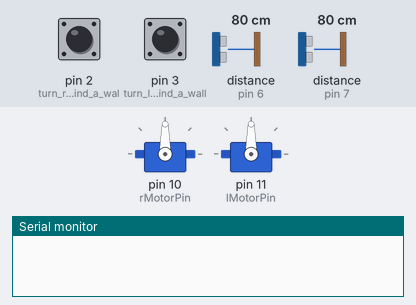
Recording of a sketch running on a simulated Arduino Uno, built with avr-gcc and run on an emulated ATmega328P. Shown: 2 × servo, the last lines printed to the serial monitor. The test bench sets the inputs (shaded band); at power-on: pin 2 (turn_right_and_find_a_wal) LOW, distance to the obstacle (sensors on pin 7, pin 6) 80 cm, pin 3 (turn_left_and_find_a_wall) LOW. The echo pulse lasts 58.3 µs per cm.

Above: at 0.8 s.
0.9 s: pin 2 (turn_right_and_find_a_wal) pulled HIGH for 0.15 s
At 2.7 s:
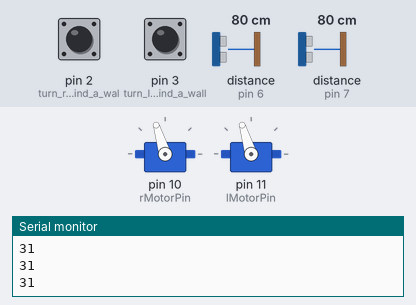
3.4 s: distance to the obstacle (sensor on pin 7) set to 18 cm
4.9 s: distance to the obstacle (sensor on pin 7) set to 14 cm
At 5.7 s:
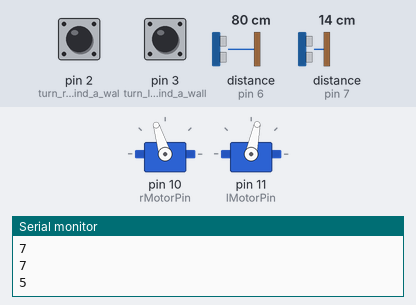
At 6.5 s:
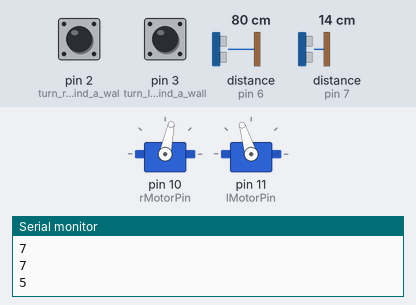
Timing chart, 0 to 8.0 s (numbered marks = the images above; inputs shaded):
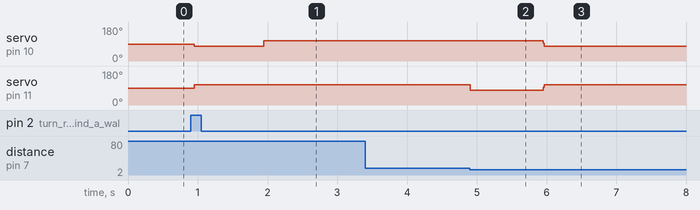

Measured:
- the behaviour switches between 16 and 15 cm on distance to the obstacle (sensor on pin 7) (found by bisection; images 1 and 2)
- after the input at 0.9 s, servo on pin 10 (rMotorPin): 90° → 78° after 0.05 s, → 107° 1.0 s later; servo on pin 11 (lMotorPin): 90° → 107° after 0.05 s
- after the input at 4.9 s, servo on pin 10 (rMotorPin): 107° → 78° after 1.1 s; servo on pin 11 (lMotorPin): 107° → 78° at once, → 107° 1.0 s later

The sketch:

swarms_AGV_v3.ino
```cpp
/*-----( Import needed libraries )-----*/
#include <Servo.h>

/*-----( Declare Constants and Pin Numbers )-----*/
#define rMotorPin 10  // Can be changed 3,5,6,9,10,11 (NOW can be any pin including A0..A5)
#define lMotorPin 11

const int rightPing = 6;
const int frontPing = 7;
const int leftPing = 8;

/*-----( Declare objects )-----*/
Servo lMotor;
Servo rMotor;

/*Declare Pins*/
int sensorPin0 = A0;//left    select the input pin for the potentiometer
int sensorPin1 = A1;//front
int sensorPin2 = A2;
double sensorValue0 = 0;  // variable to store the value coming from the sensor
double sensorValue1 = 0;
double sensorValue2 = 0;
int orientation = 0;

/*-----( Declare Variables )-----*/
int forward = 1650;
int halt = 1500;
int backward = 1350;
int leftTurnTime = 1050;
int rightTurnTime = 990;
int fourFeet = 110;
int wallDist;
int relDir = 1;

/* Declare constants */
long Linches, Rinches, Finches;
int wallsFound = 0; // true false statements
int doorFound = 0;
int leftWall = 0;
int rightWall = 0;

//initializes variables for button pressing:
int leftButton;
int rightButton;
int lastLeftButton = 0;
int lastRightButton = 0;
long lastLeftDebounce = 0;
long lastRightDebounce = 0;
long debounceDelay = 50;
int wallFind = -1; //0 if find the left wall, 1 if find the right wall.

void setup()   /****** SETUP: RUNS ONCE ******/
{
  rMotor.attach(rMotorPin);
  lMotor.attach(lMotorPin);
  pinMode(2,INPUT); //turn right and find a wall
  pinMode(3,INPUT); //turn left and find a wall
  Serial.begin(9600);
  pinMode(sensorPin0, INPUT);
  pinMode(sensorPin1, INPUT);
  pinMode(sensorPin2, INPUT);

//  finds which wall to navigate to:
  int wallFind = selectWall();
  Serial.println(wallFind);
  steerToWall(wallFind);

  doorEvaluate(wallFind);
  if(wallFind == 0){
    leftWall = Linches;
  }
  else{
    rightWall = Rinches;
  }
}

void loop()   /****** LOOP: RUNS CONSTANTLY ******/
{
//  forward4(); // goes forward 4 free //TODO recalibrate dist
//  lap4(); // goes in a counterclockwise square
    if (doorFound == 0) {hugWall();} // hugs wall
    else if (doorFound == 1) {
      findLight();
      //fTraverse(); //forward around obstacles
    }
}

//////////////////// LOOP OPTIONS ////////////////////

void fTraverse() {
  lightScan();
  LRFevaluate();

  while (wallsFound == 0) {
    LRFevaluate();
    lightScan();

    if (doorFound == 0) {hugWall();}
    if (Finches < 7) {wallsFound = 1;}
    else if (doorFound == 1) {
      driveForward();
      findLight();
    }
  }

  if (wallsFound == 1) {
    // turn left or right based on obstacle, drive until past obstacle
    goAround();
    wallsFound = 0;
  }
}

void lap4() {
  forward4();
  wait(500);
  left90();
  wait(500);
}

/*evaluates the ping sensors to determine if there is an obstacle in the way
 * or if the door has been found. Only pings left or right depending on which
 * wall it is hugging. wallFind = 0: left wall. wallFind = 1: right wall.
 */
long doorEvaluate(int wallFind){

  if(wallFind == 1){
    pinMode(rightPing, OUTPUT);
    digitalWrite(rightPing,LOW);
    delayMicroseconds(2);
    digitalWrite(rightPing,HIGH);
    delayMicroseconds(5);
    digitalWrite(rightPing,LOW);
    pinMode(rightPing,INPUT);
    Rinches = microsecondsToInches(pulseIn(rightPing,HIGH));
  }

  if(wallFind == 0){
    pinMode(leftPing, OUTPUT);
    digitalWrite(leftPing,LOW);
    delayMicroseconds(2);
    digitalWrite(leftPing,HIGH);
    delayMicroseconds(5);
    digitalWrite(leftPing,LOW);
    pinMode(leftPing,INPUT);
    Linches = microsecondsToInches(pulseIn(leftPing,HIGH));
  }

  pinMode(frontPing, OUTPUT);
  digitalWrite(frontPing,LOW);
  delayMicroseconds(2);
  digitalWrite(frontPing,HIGH);
  delayMicroseconds(5);
  digitalWrite(frontPing,LOW);
  pinMode(frontPing,INPUT);
  Finches = microsecondsToInches(pulseIn(frontPing,HIGH));
}


void hugWall() {
  doorEvaluate(wallFind);

  /* if no obstacles are in the car's path*/
  if(Finches >= 20){
    Serial.print(leftWall);
    Serial.print(' ');
    Serial.println(Linches);
    if(leftWall + 30 < Linches && doorFound == 0 && wallFind == 0){
      left90();
      doorFound = 1;
      driveForward2(4000);
    }
    if(rightWall + 30 < Rinches && doorFound == 0 && wallFind == 1){
      right90();
      doorFound = 1;
      driveForward2(4000);
    }

    driveForward();
  }
  else{
    avoidObstacle();
  }
}

//////////////////// MANEUVERS ////////////////////

void lightScan() {
  sensorValue0 = analogRead(sensorPin0);
  sensorValue1 = analogRead(sensorPin1);
  sensorValue2 = analogRead(sensorPin2);
}


void findLight(){
  lightScan();
  driveForward();
  Serial.println(sensorValue1);
  if (sensorValue0 > sensorValue1 && sensorValue0 > sensorValue2) { // if more light left
    Serial.println("Turn Left");
    left45();
    orientation = orientation - 45;
  }
  else if (sensorValue2 > sensorValue0 && sensorValue2 > sensorValue1) { // if more light right
    Serial.println("Go Right");
    right45();
    orientation = orientation + 45;
  }
  else {
    Serial.println("Go Straight");
    driveForward();
  }
}

void steerToWall(int wallFind){
  if(wallFind == 0){ // if steer to left wall
  left90();
  }
  else{
    right90();
  }
  Finches = 40;
  while(Finches > 5){ // Ping wall until closer than 7
    const int frontPing = 7;
    pinMode(frontPing, OUTPUT);
    digitalWrite(frontPing,LOW);
    delayMicroseconds(2);
    digitalWrite(frontPing,HIGH);
    delayMicroseconds(5);
    digitalWrite(frontPing,LOW);
    pinMode(frontPing,INPUT);
    Finches = microsecondsToInches(pulseIn(frontPing,HIGH));
    Serial.println(Finches);
    driveForward();
  }

  stopBot(); // stop once wall found
  if(wallFind == 0){
    right90();
  }
  else{
    left90();
  }
}

int selectWall(){
  while(wallFind == -1){
  int Lreading = digitalRead(2);
  int Rreading = digitalRead(3);
  if(Lreading != lastLeftButton){
    lastLeftDebounce = millis();
  }
  if(Rreading != lastRightButton){
    lastRightDebounce = millis();
  }
  if((millis()-lastLeftDebounce) > debounceDelay){
     if(Lreading != leftButton){
        leftButton = Lreading;
        if(leftButton = HIGH){
           wallFind = 1;
        }
     }
  }
  if((millis()-lastRightDebounce) > debounceDelay){
     if(Rreading != rightButton){
       rightButton = Rreading;
       if(rightButton = HIGH){
           wallFind = 0;
       }
     }
  }
  lastRightButton = Rreading;
  lastLeftButton = Lreading;
  }
  return wallFind;
}

void goAround() {
  stopBot();
  wallDist = Finches;
  if (Linches > Rinches) { // go left
    left90(); // turn left
    int sideStart = millis(); // begin timing width of obstacle
    while (Rinches < wallDist + 30) { // go until clear of obstacle
      driveForward();
      LRFevaluate();
    }
    wait(250); // go a little bit extra to clear the object
    int sideEnd = millis() - sideStart; // necessary traverse

    right90(); // forward traverse obstacle
    wait(200);
    driveForward();
    wait(500);
    LRFevaluate();
    while (Rinches < wallDist + 30) {
      driveForward();
      LRFevaluate();
    }
    driveForward(); // go a little bit extra to clear the object
    wait(250);

    right90();
    driveForward();
    wait(sideEnd);
    left90();
  }

  if (Linches <= Rinches) { // go right
    right90(); // turn right
    int sideStart = millis(); // begin timing width of obstacle
    while (Linches < wallDist + 30) { // go until clear of obstacle
      driveForward();
      LRFevaluate();
    }
    wait(250); // go a little bit extra to clear the object
    int sideEnd = millis() - sideStart; // necessary traverse

    left90(); // forward traverse obstacle
    wait(200);
    driveForward();
    wait(500);
    LRFevaluate();
    while (Linches < wallDist + 20) {
      driveForward();
      LRFevaluate();
    }
    driveForward(); // go a little bit extra to clear the object
    wait(250);

    left90();
    driveForward();
    wait(sideEnd);
    right90();
  }
}

void avoidObstacle(){
  lMotor.writeMicroseconds(halt);
  rMotor.writeMicroseconds(halt);


  lMotor.writeMicroseconds(forward);
  rMotor.writeMicroseconds(backward);

  wait(1150);
}

//////////////////// SENSORS ////////////////////

long LRFevaluate(){ // pulses LRF in order to read inches
  pinMode(rightPing, OUTPUT);
  digitalWrite(rightPing,LOW);
  delayMicroseconds(2);
  digitalWrite(rightPing,HIGH);
  delayMicroseconds(5);
  digitalWrite(rightPing,LOW);
  pinMode(rightPing,INPUT);
  Rinches = microsecondsToInches(pulseIn(rightPing,HIGH));

  pinMode(leftPing, OUTPUT);
  digitalWrite(leftPing,LOW);
  delayMicroseconds(2);
  digitalWrite(leftPing,HIGH);
  delayMicroseconds(5);
  digitalWrite(leftPing,LOW);
  pinMode(leftPing,INPUT);
  Linches = microsecondsToInches(pulseIn(leftPing,HIGH));

  pinMode(frontPing, OUTPUT);
  digitalWrite(frontPing,LOW);
  delayMicroseconds(2);
  digitalWrite(frontPing,HIGH);
  delayMicroseconds(5);
  digitalWrite(frontPing,LOW);
  pinMode(frontPing,INPUT);
  Finches = microsecondsToInches(pulseIn(frontPing,HIGH));
}

long microsecondsToInches(long microseconds){
  return microseconds / 74 / 2;
}

//////////////////// Basic Movement Functions ////////////////////

void wait(int t) {
  long t2 = millis();
  while(millis() - t2 < t){
    // do nothing
  }
}

void driveForward(){
  lMotor.writeMicroseconds(forward);
  rMotor.writeMicroseconds(forward);
}

void driveForward2(int t){
  lMotor.writeMicroseconds(forward);
  rMotor.writeMicroseconds(forward);
  long t1 = millis();
  while(millis()-t1 < t){

  }
}

void forward4() {
    lMotor.writeMicroseconds(forward);
    rMotor.writeMicroseconds(forward);
    wait(2000);
    stopBot();
}

void left90() {
    if (relDir == 1) {relDir = 4;}
    else {relDir--;}
    lMotor.writeMicroseconds(backward);
    rMotor.writeMicroseconds(forward);
    wait(leftTurnTime);
    stopBot();
}

void right90() {
    if (relDir == 4) {relDir = 1;}
    else {relDir++;}
    lMotor.writeMicroseconds(forward);
    rMotor.writeMicroseconds(backward);
    wait(rightTurnTime);
    stopBot();
}

void left45() {
    if (relDir == 1) {relDir = 4;}
    else {relDir--;}
    lMotor.writeMicroseconds(backward);
    rMotor.writeMicroseconds(forward);
    wait(leftTurnTime/2);
    stopBot();
}

void right45() {
    if (relDir == 4) {relDir = 1;}
    else {relDir++;}
    lMotor.writeMicroseconds(forward);
    rMotor.writeMicroseconds(backward);
    wait(rightTurnTime/2);
    stopBot();
}

void stopBot() {
    lMotor.writeMicroseconds(halt);
    rMotor.writeMicroseconds(halt);
}
```
